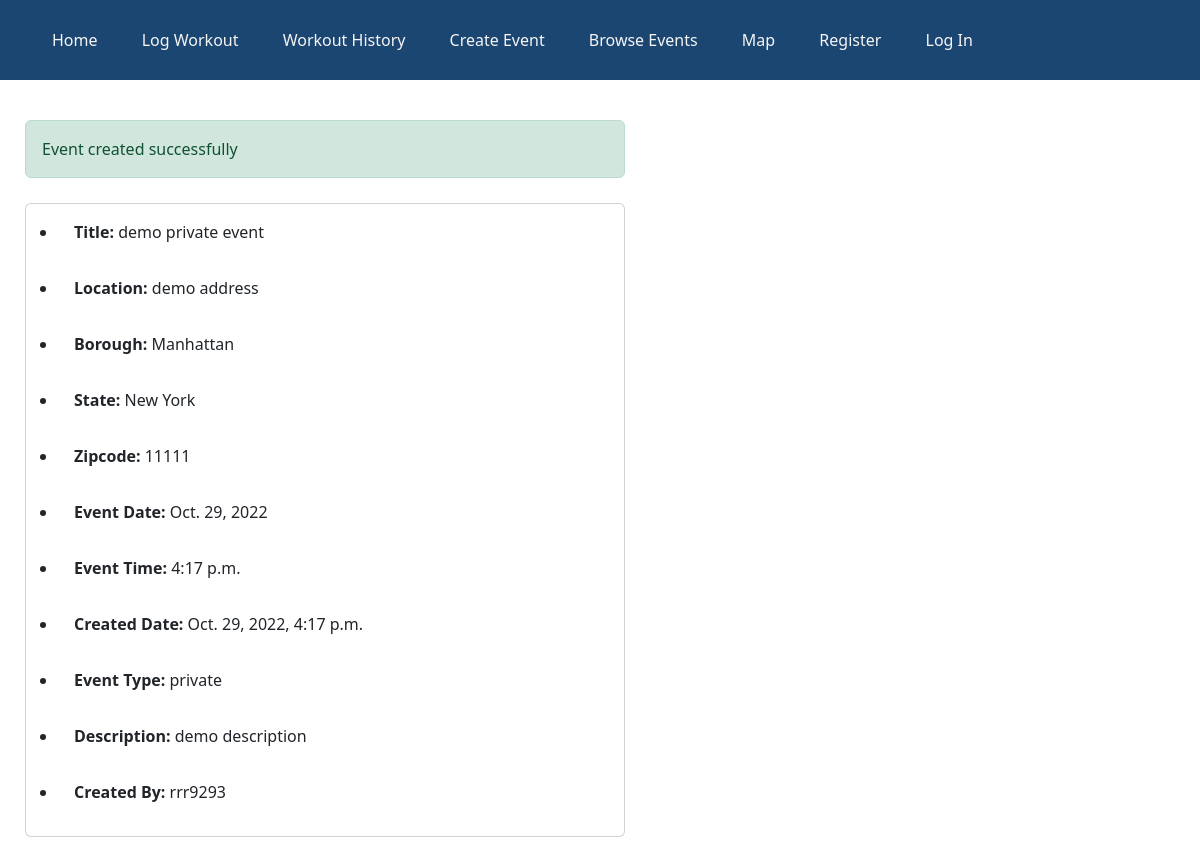
/create_event/post_event/success, run on an earlier commit of the app's database.
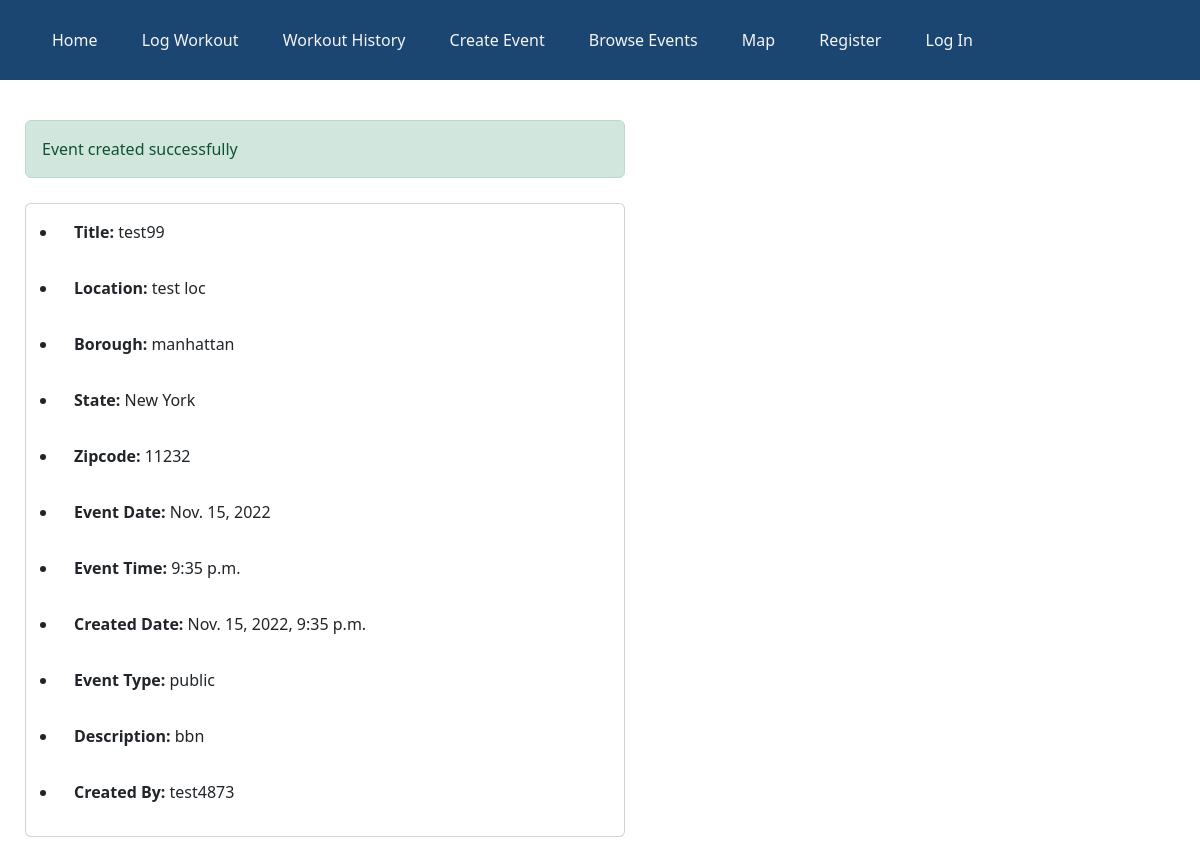
And on a later commit of the database.
### bikingapp/models.py (models this page shows, shortened)
class Event(models.Model):
    title = models.CharField(max_length=50)
    location = models.CharField(max_length=200)
    borough = models.CharField(
        max_length=20,
        choices=[
            ("manhattan", "Manhattan"),
            ("queens", "Queens"),
            ("bronx", "Bronx"),
            ("staten island", "Staten Island"),
            ("brooklyn", "Brooklyn"),
        ],
        default="Manhattan",
    )
    date = models.DateField(default=timezone.now)
    time = models.TimeField(default=timezone.now)
    date_created = models.DateTimeField(default=timezone.now)
    event_type = models.CharField(
        max_length=200,
        choices=[("public", "Public"), ("private", "Private")],
        default="Public",
    )
    description = models.CharField(max_length=500, null=True)
    created_by = models.CharField(max_length=100, default="user")
    zipcode = models.CharField(max_length=5, null=True)
    state = models.CharField(max_length=10, default="New York")

### bikingapp/views.py (the view)
# urls.py: path("create_event/post_event/success", views.event_success),
def event_success(request):
    obj = models.Event.objects.order_by("id").latest("id")
    context = {"obj1": obj}
    return render(request, "event/event_success.html", context)

### bikingapp/templates/event/event_success.html (shortened to what this page needs)
<!DOCTYPE html>
<html lang="en">
  <head>
    <link
      href="https://cdn.jsdelivr.net/npm/bootstrap@5.2.2/dist/css/bootstrap.min.css"
      rel="stylesheet"
    />
    <link
      rel="stylesheet"
      href="https://cdn.jsdelivr.net/npm/bootstrap-icons@1.9.1/font/bootstrap-icons.css"
    />
  </head>
  <body>
    {% extends 'base.html' %} {% block content %}
    <div style="margin-top: 120px">
      <div class="col">
        <div
          class="alert alert-success col-lg-6"
          role="alert"
          style="margin-left: 25px"
        >
          Event created successfully
        </div>
        <div class="card col-lg-6" style="margin: 25px">
          <ul>
            <li class="card-body"><b>Title:</b> {{obj1.title}}</li>
            <li class="card-body"><b>Location:</b> {{obj1.location}}</li>
            <li class="card-body"><b>Borough:</b> {{obj1.borough}}</li>
            <li class="card-body"><b>State:</b> {{obj1.state}}</li>
            <li class="card-body"><b>Zipcode:</b> {{obj1.zipcode}}</li>
            <li class="card-body"><b>Event Date:</b> {{obj1.date}}</li>
            <li class="card-body"><b>Event Time:</b> {{obj1.time}}</li>
            <li class="card-body">
              <b>Created Date:</b> {{obj1.date_created}}
            </li>
            <li class="card-body"><b>Event Type:</b> {{obj1.event_type}}</li>
            <li class="card-body"><b>Description:</b> {{obj1.description}}</li>
            <li class="card-body"><b>Created By:</b> {{obj1.created_by}}</li>
          </ul>
        </div>
      </div>
    </div>
    {% endblock content %}

What changed in the data, as far as the page shows it:
no longer on this page (row unchanged): Event: title "demo private event", location "demo address", borough "Manhattan", state "New York", zipcode "11111", date "Oct. 29, 2022", time "4:17 p.m.", date_created "Oct. 29, 2022, 4:17 p.m.", event_type "private", description "demo description", created_by "rrr9293"
added Event: title "test99", location "test loc", borough "manhattan", state "New York", zipcode "11232", date "Nov. 15, 2022", time "9:35 p.m.", date_created "Nov. 15, 2022, 9:35 p.m.", event_type "public", description "bbn", created_by "test4873"
